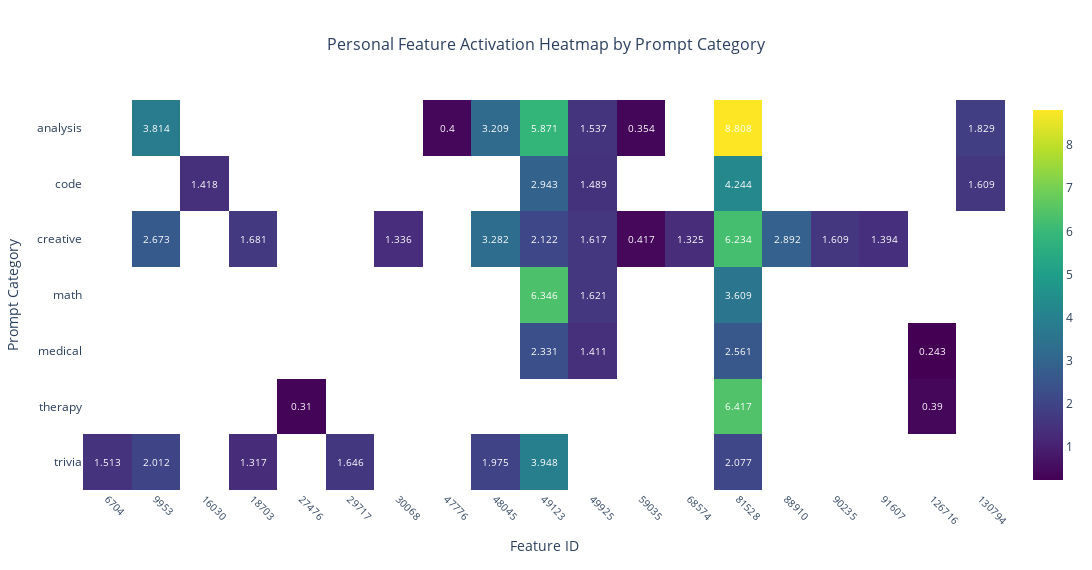

The code cell stored with this chart in its notebook:
### Markdown cell above
## Enhanced Heatmap with Feature Descriptions

### Code cell
# Create a fixed-size heatmap with square cells and text annotations
# Swap axes: features on x-axis, prompt categories on y-axis
feature_labels = [str(fid) for fid in pivot_df.index]
prompt_labels = list(pivot_df.columns)

# Transpose the data for swapped axes
transposed_data = pivot_df.T.values
transposed_text = np.round(transposed_data, 3)

# Create text array with NaN values as empty strings
text_display = []
for i in range(transposed_text.shape[0]):
    row_text = []
    for j in range(transposed_text.shape[1]):
        if np.isnan(transposed_text[i, j]):
            row_text.append("")
        else:
            row_text.append(str(transposed_text[i, j]))
    text_display.append(row_text)

# Create the heatmap with text annotations
fig_enhanced = go.Figure(data=go.Heatmap(
    z=transposed_data,
    x=feature_labels,
    y=prompt_labels,
    colorscale='Viridis',
    hoverongaps=False,
    text=text_display,
    texttemplate="%{text}",
    textfont={"size": 10, "color": "white"},
    showscale=True
))

# Calculate dimensions for square cells
num_features = len(feature_labels)
num_labels = len(prompt_labels)
cell_size = 60  # pixels per cell
width = num_features * cell_size + 200  # extra space for labels and colorbar
height = num_labels * cell_size + 150  # extra space for title and labels

# Update layout for square cells and remove grid
fig_enhanced.update_layout(
    title={
        'text': 'Personal Feature Activation Heatmap by Prompt Category',
        'x': 0.5,
        'xanchor': 'center',
        'font': {'size': 16}
    },
    xaxis={
        'title': 'Feature ID',
        'tickangle': 45,
        'tickfont': {'size': 10},
        'side': 'bottom',
        'showgrid': False,
        'zeroline': False
    },
    yaxis={
        'title': 'Prompt Category',
        'tickfont': {'size': 12},
        'autorange': 'reversed',  # Put first category at top
        'showgrid': False,
        'zeroline': False
    },
    width=width,
    height=height,
    coloraxis_colorbar={
        'title': 'Mean Activation',
        'titleside': 'right'
    },
    plot_bgcolor='white'
)

# Add enhanced hover information (adjusted for transposed data)
hover_text = []
for i, prompt_label in enumerate(prompt_labels):
    row_text = []
    for j, feature_id in enumerate(pivot_df.index):
        activation = pivot_df.loc[feature_id, prompt_label]
        
        # Get feature description if available
        if feature_id in desc_dict:
            desc = desc_dict[feature_id]['claude_desc']
            feature_type = desc_dict[feature_id]['claude_type']
        else:
            desc = 'No description available'
            feature_type = 'Unknown'
        
        if pd.notna(activation):
            text = f"Feature ID: {feature_id}<br>" + \
                   f"Prompt Category: {prompt_label}<br>" + \
                   f"Mean Activation: {activation:.4f}<br>" + \
                   f"Feature Type: {feature_type}<br>" + \
                   f"Description: {desc[:150]}{'...' if len(desc) > 150 else ''}"
        else:
            text = f"Feature ID: {feature_id}<br>" + \
                   f"Prompt Category: {prompt_label}<br>" + \
                   f"No activation data<br>" + \
                   f"Feature Type: {feature_type}<br>" + \
                   f"Description: {desc[:150]}{'...' if len(desc) > 150 else ''}"
        
        row_text.append(text)
    hover_text.append(row_text)

# Update hover template
fig_enhanced.update_traces(
    hovertemplate='%{hovertext}<extra></extra>',
    hovertext=hover_text
)

fig_enhanced.show()

# save the figure as html file
fig_enhanced.write_html('prompt_activation_heatmap.html')
fig_enhanced.write_image('prompt_activation_heatmap.png')

### Figure 1 — Plotly figure (JSON) as saved in the notebook; plotly's stock layout.template omitted (floating-point values rounded to 4 significant figures; data arrays with more than 128 entries replaced by an {"elided": "..."} marker saying what was removed)
{"data": [{"colorscale": [[0, "#440154"], [0.1111, "#482878"], [0.2222, "#3e4989"], [0.3333, "#31688e"], [0.4444, "#26828e"], [0.5556, "#1f9e89"], [0.6667, "#35b779"], [0.7778, "#6ece58"], [0.8889, "#b5de2b"], [1, "#fde725"]], "hoverongaps": false, "hovertemplate": "%{hovertext}<extra></extra>", "hovertext": {"elided": "7x19 str values"}, "showscale": true, "text": {"elided": "7x19 str values"}, "textfont": {"color": "white", "size": 10}, "texttemplate": "%{text}", "type": "heatmap", "x": ["6704", "9953", "16030", "18703", "27476", "29717", "30068", "47776", "48045", "49123", "49925", "59035", "68574", "81528", "88910", "90235", "91607", "126716", "130794"], "y": ["analysis", "code", "creative", "math", "medical", "therapy", "trivia"], "z": {"elided": "7x19 float values"}}], "layout": {"coloraxis": {"colorbar": {"title": {"side": "right", "text": "Mean Activation"}}}, "height": 570, "plot_bgcolor": "white", "title": {"font": {"size": 16}, "text": "Personal Feature Activation Heatmap by Prompt Category", "x": 0.5, "xanchor": "center"}, "width": 1340, "xaxis": {"showgrid": false, "side": "bottom", "tickangle": 45, "tickfont": {"size": 10}, "title": {"text": "Feature ID"}, "zeroline": false}, "yaxis": {"autorange": "reversed", "showgrid": false, "tickfont": {"size": 12}, "title": {"text": "Prompt Category"}, "zeroline": false}}}
